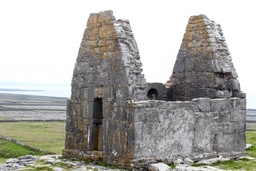
#> input picture StoneBuilding.jpg, 256 x 171 px, shrunk from 5184 x 3456 before the run; the run also reads 1 picture not shown here
$ python FeatureDetection.py   (older library calls are emulated)
#> lines starting #> are read from the running program, lines starting #| are printed output that depends on the picture; after the words box and inside, x2 and y2 are one past the last pixel; in counts of white or black regions, pixels touching at a corner belong together
import cv2
import numpy as np
from matplotlib import pyplot as plt

originalImg = cv2.imread('GMIT1.jpg')
grayGmit1 = cv2.cvtColor(originalImg, cv2.COLOR_BGR2GRAY)
cv2.imwrite('grayScaledGMIT1.jpg', grayGmit1)

nrows = 5
ncols = 2
imgHarris = originalImg.copy()
imgShiTomasi = originalImg.copy()
imgSift = originalImg.copy()

# Harris
dst = cv2.cornerHarris(grayGmit1, 2, 3, 0.04)

threshold = 0.09  #number between 0 and 1
for i in range(len(dst)):
    for j in range(len(dst[i])):
        if dst[i][j] > (threshold*dst.max()):
            cv2.circle(imgHarris, (j, i), 3, (255, 0, 255), -1)
#> this loop made 14 passes

# ShiTomasi
corners = cv2.goodFeaturesToTrack(grayGmit1, 100, 0.01, 10)
#> corners = [[6, 10], [16, 10], [33, 6]]

for i in corners:
    x, y = i.ravel()
    cv2.circle(imgShiTomasi, (x, y), 3, (0, 255, 255), -1)
#> this loop made 3 passes

# Initiate SIFT detector
sift = cv2.SIFT(50)
kp = sift.detect(grayGmit1, None)
#> kp = 9 keypoints; (x, y, size): (33, 7, 2.2), (12, 10, 2), (5, 8, 3.4), (17, 9, 2.2), (17, 9, 2.2), (28, 11, 2), (7, 2, 2.1), (16, 3, 2.9), (16, 3, 2.9)
# Draw keypoints
imgSift = cv2.drawKeypoints(imgSift, kp, color=(255, 255, 0), flags=4)

# Subplot images
plt.subplot(nrows, ncols, 1)
plt.imshow(cv2.cvtColor(originalImg, cv2.COLOR_BGR2RGB), cmap='gray')
plt.title('Original')
plt.xticks([])
plt.yticks([])

plt.subplot(nrows, ncols, 3)
plt.imshow(grayGmit1, cmap='gray')
plt.title('Grayscaled')
plt.xticks([])
plt.yticks([])

plt.subplot(nrows, ncols, 5)
plt.imshow(cv2.cvtColor(imgHarris, cv2.COLOR_BGR2RGB), cmap='gray')
plt.title('Harris')
plt.xticks([])
plt.yticks([])

plt.subplot(nrows, ncols, 7)
plt.imshow(cv2.cvtColor(imgShiTomasi, cv2.COLOR_BGR2RGB), cmap='gray')
plt.title('Shi Tomasi')
plt.xticks([])
plt.yticks([])

plt.subplot(nrows, ncols, 9)
plt.imshow(cv2.cvtColor(imgSift, cv2.COLOR_BGR2RGB), cmap='gray')
plt.title('SIFT')
plt.xticks([])
plt.yticks([])

# 2nd Image
originalStone = cv2.imread('StoneBuilding.jpg')
#> originalStone is the input picture: shape (171, 256, 3); mean B, G, R 165.6, 170.5, 171.6
grayStone = cv2.cvtColor(originalStone, cv2.COLOR_BGR2GRAY)
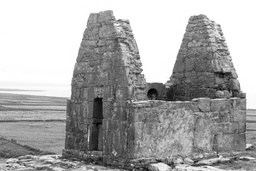
#> grayStone: shape (171, 256); min 0, max 255, mean 170.3
cv2.imwrite('grayScaledStone.jpg', grayStone)

stoneHarris = originalStone.copy()
stoneShiTomasi = originalStone.copy()
stoneSift = originalStone.copy()

# Harris
dst = cv2.cornerHarris(grayStone, 2, 3, 0.04)
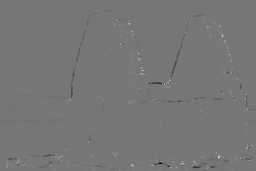
#> dst: shape (171, 256) float32; min -0.00683, max 0.00786, mean -2.76e-06; drawn with min black and max white

threshold = 0.09  #number between 0 and 1
for i in range(len(dst)):
    for j in range(len(dst[i])):
        if dst[i][j] > (threshold*dst.max()):
            cv2.circle(stoneHarris, (j, i), 3, (255, 0, 255), -1)
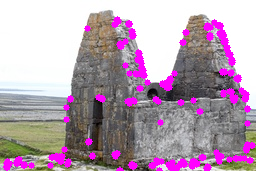
#> stoneHarris: shape (171, 256, 3); 8.6% of pixels changed, all inside (x1, y1, x2, y2) = (3, 16, 256, 171)

# ShiTomasi
corners = cv2.goodFeaturesToTrack(grayStone, 100, 0.01, 10)
#> corners = 100 rows, first 8: [218, 156], [141, 67], [224, 40], [169, 79], [116, 19], [131, 164], [61, 155], [192, 161]

for i in corners:
    x, y = i.ravel()
    cv2.circle(stoneShiTomasi, (x, y), 3, (0, 255, 255), -1)
#> this loop made 100 passes
#> (x, y) on passes 1 to 12: (218, 156), (141, 67), (224, 40), (169, 79), (116, 19), (131, 164), (61, 155), (192, 161), (128, 23), (247, 146), (244, 97), (69, 98)
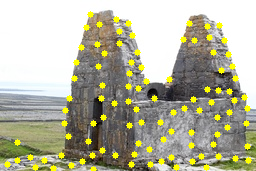
#> stoneShiTomasi: shape (171, 256, 3); 6.61% of pixels changed, all inside (x1, y1, x2, y2) = (4, 11, 252, 171)

# Initiate SIFT detector
sift = cv2.SIFT(50)
kp = sift.detect(grayStone, None)
#> kp = 50 keypoints; strongest (x, y, size): (159, 161, 2.6), (248, 145, 2.9), (138, 58, 2.3), (201, 73, 40.1)
# Draw keypoints
stoneSift = cv2.drawKeypoints(stoneSift, kp, color=(255, 255, 0), flags=4)
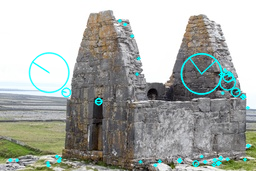
#> stoneSift: shape (171, 256, 3); mean B, G, R 168.1, 173, 168.5

# Subplot images
plt.subplot(nrows, ncols, 2)
plt.imshow(cv2.cvtColor(originalStone, cv2.COLOR_BGR2RGB), cmap='gray')
plt.title('Original')
plt.xticks([])
plt.yticks([])

plt.subplot(nrows, ncols, 4)
plt.imshow(grayStone, cmap='gray')
plt.title('Grayscaled')
plt.xticks([])
plt.yticks([])

plt.subplot(nrows, ncols, 6)
plt.imshow(cv2.cvtColor(stoneHarris, cv2.COLOR_BGR2RGB), cmap='gray')
plt.title('Harris')
plt.xticks([])
plt.yticks([])

plt.subplot(nrows, ncols, 8)
plt.imshow(cv2.cvtColor(stoneShiTomasi, cv2.COLOR_BGR2RGB), cmap='gray')
plt.title('Shi Tomasi')
plt.xticks([])
plt.yticks([])

plt.subplot(nrows, ncols, 10)
plt.imshow(cv2.cvtColor(stoneSift, cv2.COLOR_BGR2RGB), cmap='gray')
plt.title('SIFT')
plt.xticks([])
plt.yticks([])
plt.show()
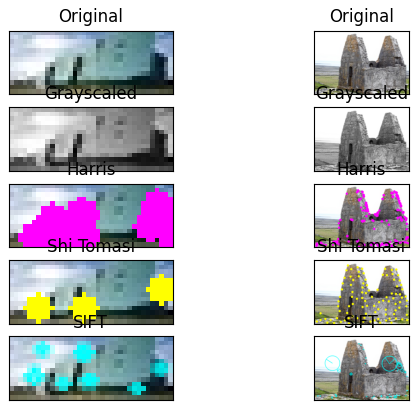
#> figure drawn by matplotlib, 10 panels


# [71 lines left out: function drawMatches, not called in this run]
